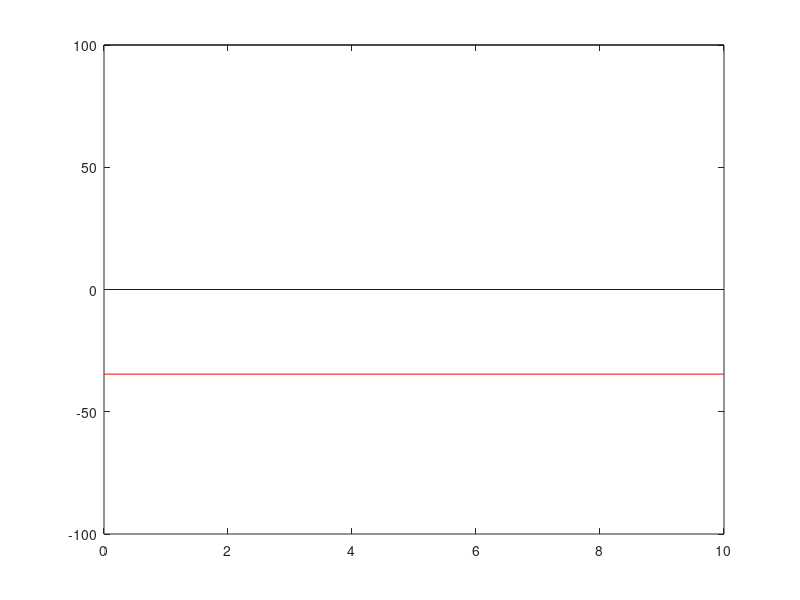

This chart was generated by the following MATLAB code: (Note: this script raises an error after producing the figure.)
% Currently this is putting a block of ice on a bed (constant thickness in
% time and spans the whole domain). 
% What's broken is the b_eq, calculating the new bed equilibrium. As the
% the ice depresses the bed more water is supporting the ice so the b_eq
% should rise slightly, and currently its dropping dramatically!?!?
% In the absense of water b_eq should not change with this constant ice
% thickness setup (currently the water level is changing) 

close all; 
clear all; 

rho_i = 917;    % density of ice (kg/m^3) 
rho_b = 2650;   % density of bed (kg/m^3)
rho_w = 1000;   % density of water (kg/m^3)
gamma = rho_i/rho_b;  % displaced bed by ice
lambda = rho_i/rho_w; % (height ice)lambda = (height water)

x = 0:10;
h1 = 100.*ones(length(x),1); 
L2 = 10; 
H2 = 100;
hg = 100;
b = 0.*ones(length(x),1);

h_ice_sup_water = b.*1/lambda;
h_ice_sup_water(b>0) = 0;
h_ice_depress_bed = h1+h_ice_sup_water;

b0 = b;
b_eq = b0 - h_ice_depress_bed.*gamma;
tau = 10; 

 
t = 0;
%while abs(b_eq-b)>1
%while abs((b0-b)/(b0-b_eq))>1
for t=1:100
    plot(x,b,'b'); hold on; plot(x,h1+b,'k'); plot(x,b_eq,'r');ylim([-100,100]);
    H2 = mean(h1);
    [bNew,b_eqNew,hxNew] = bedSpring(h1,L2,H2,hg,b,b_eq,b0,tau);
    b = bNew; b_eq = b_eqNew; h1 = hxNew;
%    t=t+1;
end



    